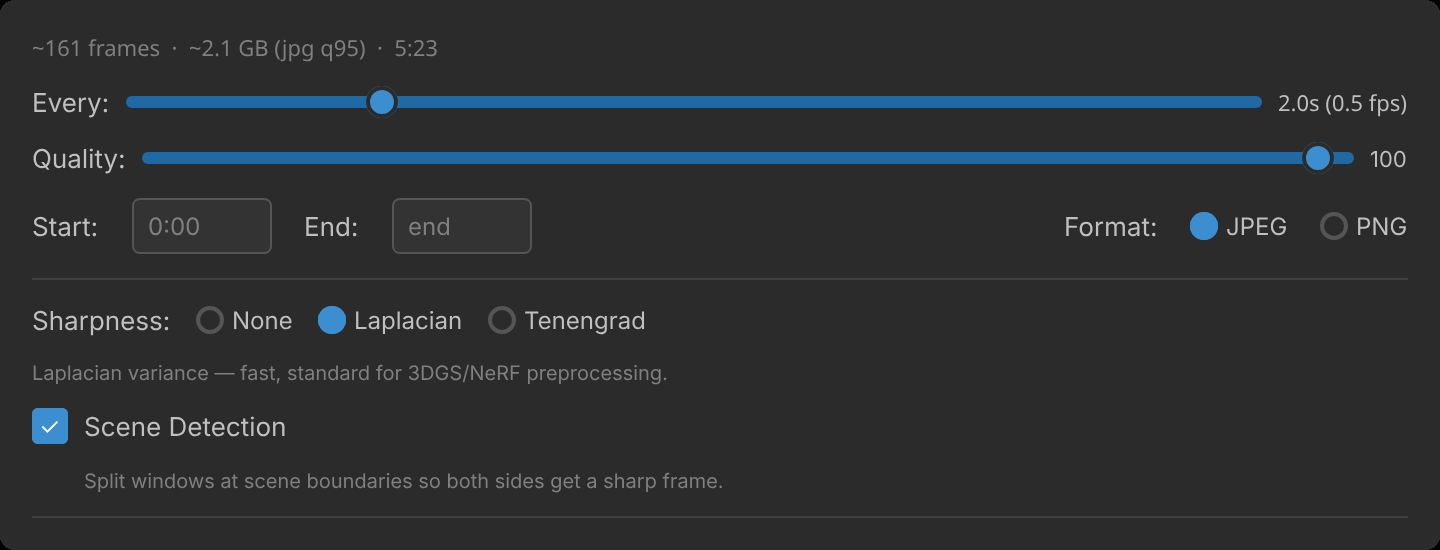
#> input picture resources/73GxG.png, 1440 x 550 px; its folder holds only this picture in this run
$ python -i blur_filter.py   (imports and definitions only)   (older library calls are emulated)
#> lines starting #> are read from the running program, lines starting #| are printed output that depends on the picture
"""
Blur detection and filtering for image sequences.

Uses multiple sharpness metrics (Laplacian variance, Sobel gradient, Brenner gradient)
to score images and filter out blurry frames. Useful as a post-extraction quality step
before reframing.
"""

import shutil
from concurrent.futures import ProcessPoolExecutor
from dataclasses import dataclass, field
from pathlib import Path
from typing import Callable, Dict, List, Optional, Tuple

import cv2
import numpy as np


@dataclass
class BlurFilterConfig:
    """Configuration for blur filtering."""
    threshold: Optional[float] = None   # Absolute score threshold (keep if score > threshold)
    percentile: float = 80.0            # Keep images above this percentile (0-100)
    keep_top_n: Optional[int] = None    # Keep only the top N sharpest images
    workers: int = 4                     # Parallel workers for scoring


@dataclass
class BlurScore:
    """Blur score for a single image."""
    image_name: str
    score: float
    metrics: Dict[str, float] = field(default_factory=dict)


@dataclass
class BlurFilterResult:
    """Result of a blur filtering operation."""
    success: bool
    total_images: int
    kept_count: int
    rejected_count: int
    kept: List[str]         # Filenames of kept images
    rejected: List[str]     # Filenames of rejected images
    score_stats: Dict[str, float] = field(default_factory=dict)


def _score_image(image_path: str) -> Tuple[str, float, Dict[str, float]]:
    """
    Score a single image for sharpness. Worker function for ProcessPoolExecutor.

    Returns (path, primary_score, metrics_dict).
    """
#> called with image_path = '../../resources/73GxG.png'
    img = cv2.imread(image_path, cv2.IMREAD_GRAYSCALE)
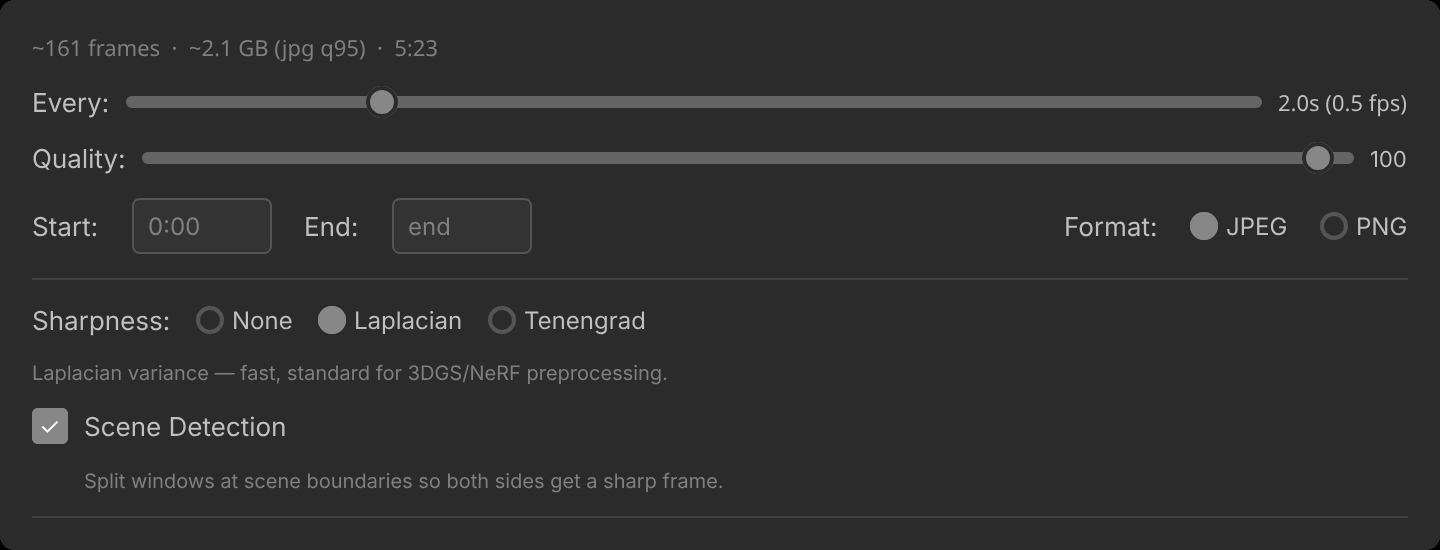
#> img: shape (550, 1440); min 0, max 255, mean 47.8
    if img is None:
        return image_path, 0.0, {}

    metrics = {}

    # Laplacian variance — primary blur metric
    laplacian = cv2.Laplacian(img, cv2.CV_64F)
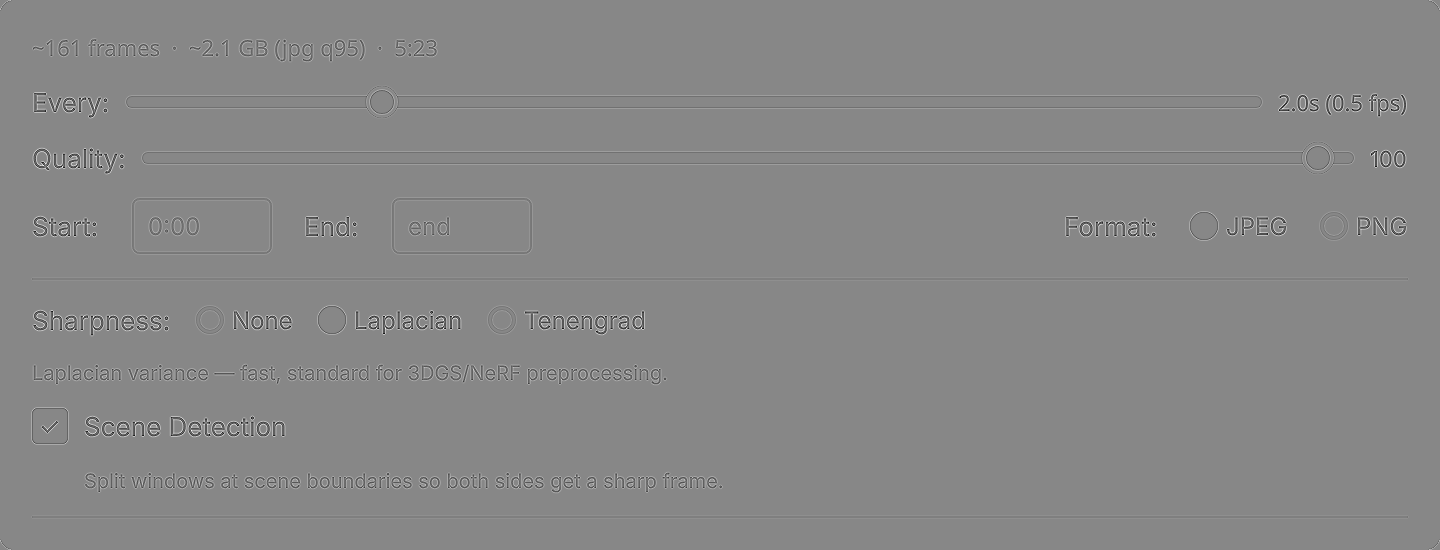
#> laplacian: shape (550, 1440) float64; min -357, max 313, mean 0; drawn with min black and max white
    metrics["laplacian_var"] = float(laplacian.var())

    # Sobel gradient magnitude
    sobelx = cv2.Sobel(img, cv2.CV_64F, 1, 0, ksize=3)
    sobely = cv2.Sobel(img, cv2.CV_64F, 0, 1, ksize=3)
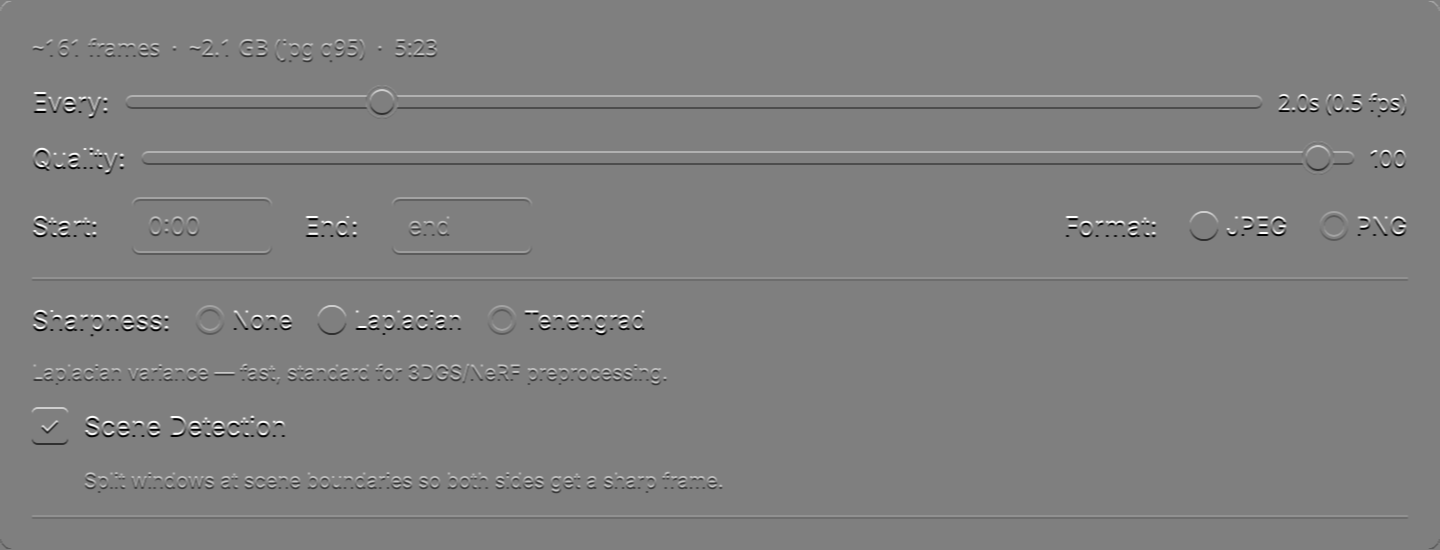
#> sobely: shape (550, 1440) float64; min -596, max 596, mean 0; drawn with min black and max white
    metrics["sobel_mag"] = float(np.sqrt(sobelx**2 + sobely**2).mean())

    # Brenner gradient
    shifted = np.roll(img, 2, axis=1)
    metrics["brenner"] = float(((img.astype(float) - shifted.astype(float)) ** 2).mean())

    return image_path, metrics["laplacian_var"], metrics


class BlurFilter:
    """Blur detection and filtering for image sequences."""

    IMAGE_EXTENSIONS = {'.jpg', '.jpeg', '.png', '.tif', '.tiff', '.bmp'}

    def __init__(self, config: Optional[BlurFilterConfig] = None):
        self.config = config or BlurFilterConfig()

    # [152 lines left out: functions analyze_image, analyze_batch, filter_images, not called in this run]

>>> result = _score_image('../../resources/73GxG.png')
